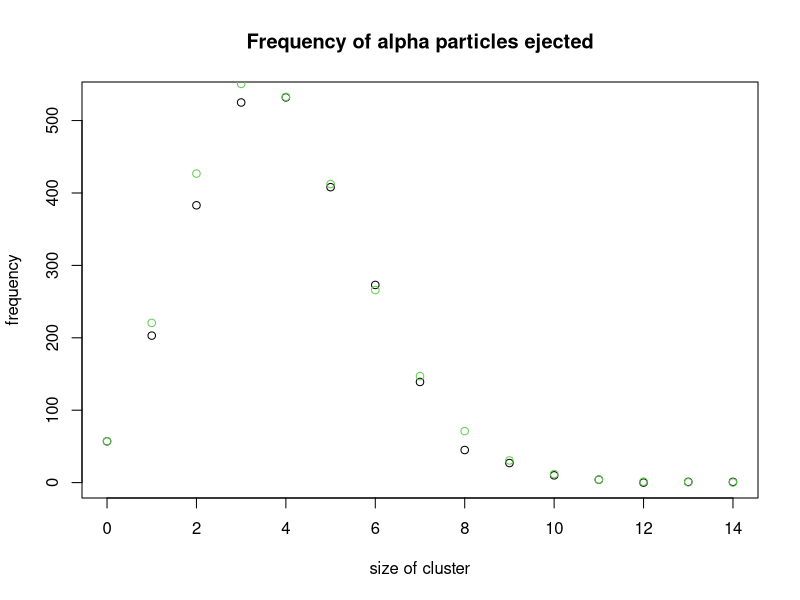
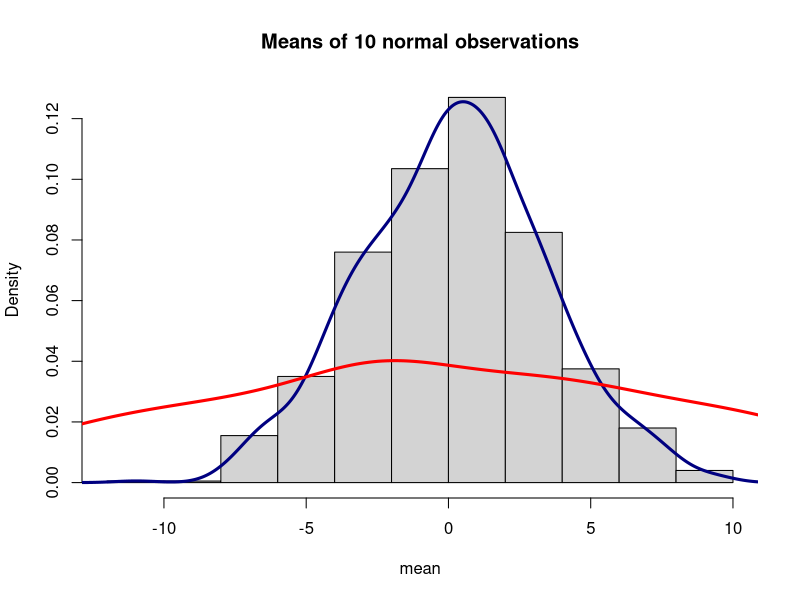
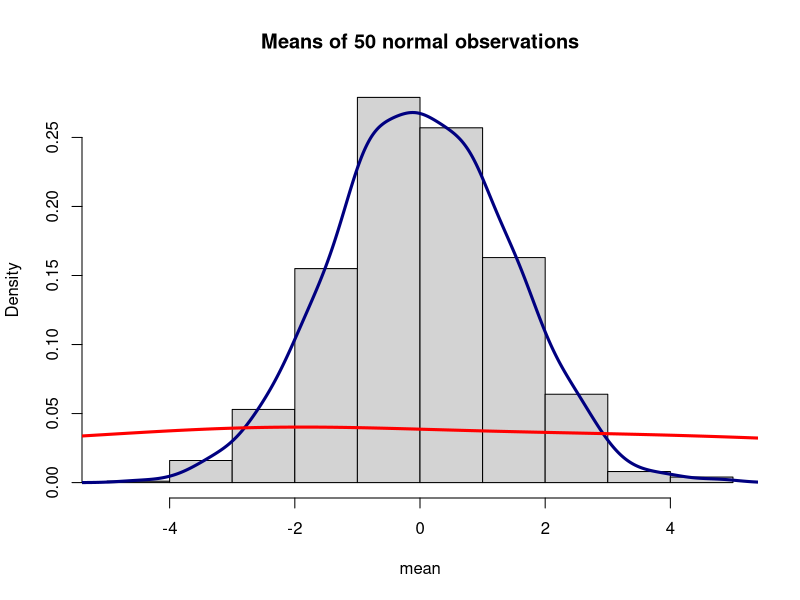
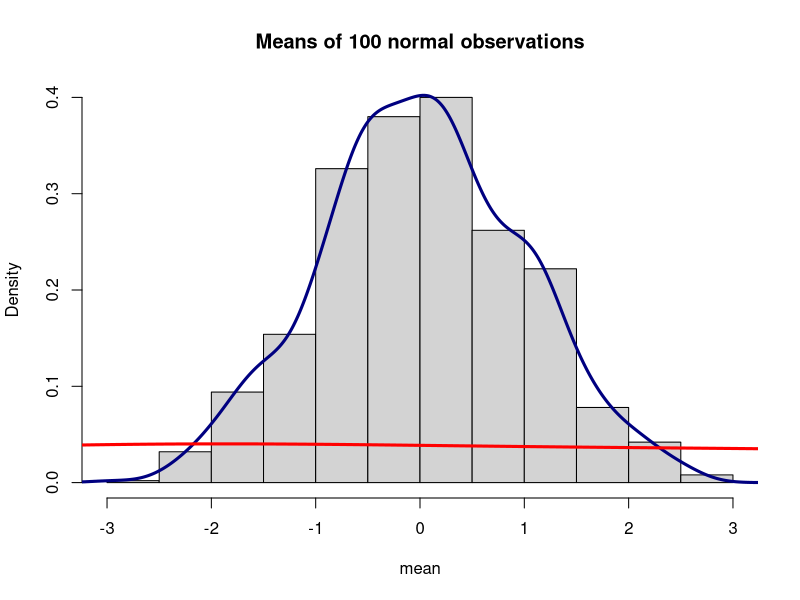
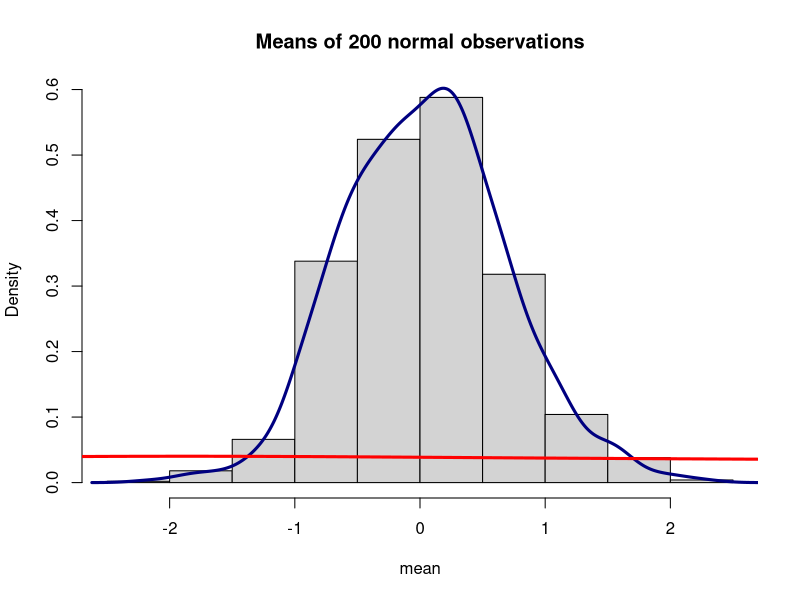
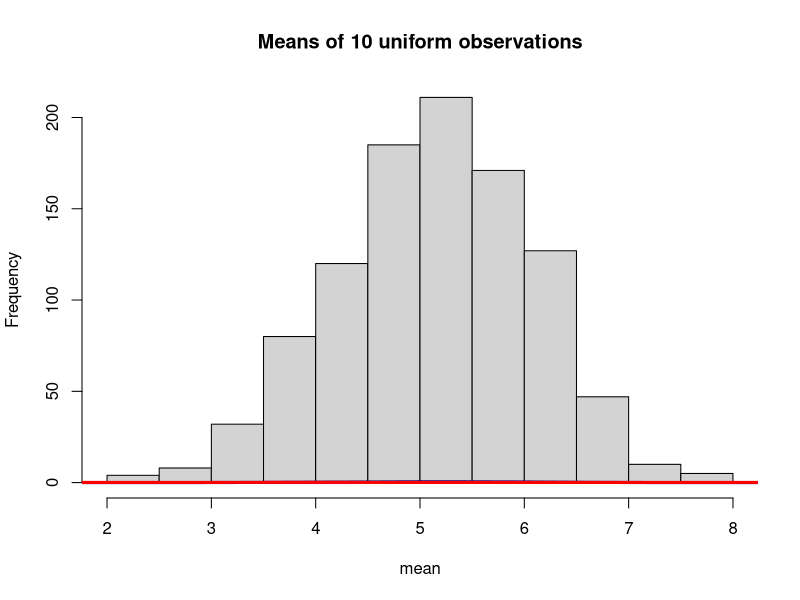
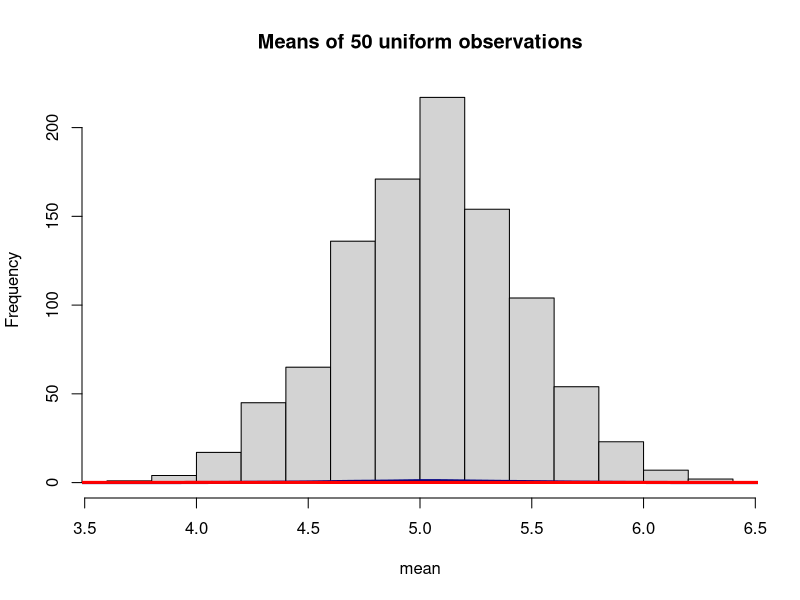
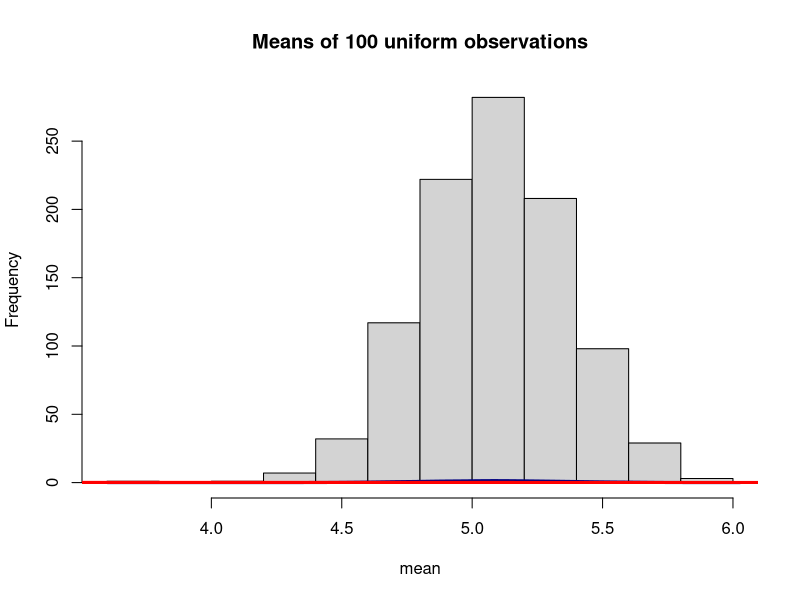

Reproduce these figures in R, in order.
## ---- chunk 1
xrf<-c(85.1, 81.4, 77.1, 84.5, 87.9, 83.2, 86.6, 83.9, 81.1, 80.8)
icp<-c(87.4, 90.1, 86.2, 89.2, 88.4, 82.9, 81.9, 87.4, 82.1, 80.6)

data.1<-cbind(xrf,icp)
data.1
## ---- chunk 2
N<-c(0:14)
f<-c(57,203,383,525,532,408,273,139,45,27,10,4,0,1,1)
gold<-cbind(N,f)
gold2<-rbind(N,f)
gold2
## ---- chunk 3
particles<-N*f
total_particles<-sum(particles)
total_obs<-sum(f)
weighted_mean<-signif(total_particles/total_obs,3)
## ---- chunk 4
plotpois<-cbind(N,dpois(N,weighted_mean))
weight<-f[[1]]/plotpois[1,2]
plotpois[,2]<-weight*plotpois[,2]
plot(gold,main="Frequency of alpha particles ejected",ylab="frequency",xlab="size of cluster")
points(plotpois,col=3)
## ---- chunk 5
set.seed(292015)
r.10<-rnorm(10)
r.100<-rnorm(100)
r.1000<-rnorm(1000)
obs<-c(10,100,1000)
mean.10<-mean(r.10)
mean.100<-mean(r.100)
mean.1000<-mean(r.1000)
mean<-c(mean.10,mean.100,mean.1000)
std<-c(sd(r.10),sd(r.100),sd(r.1000))
table.3<-rbind(mean,std)
colnames(table.3)<-c(10,100,1000)
table.3
## ---- chunk 6
set.seed(2102015)
dataset<-rnorm(1000,0,10)
sample_means<-data.frame()
for (i in 1:1000){
    s.10<-mean(sample(dataset,10))
    s.50<-mean(sample(dataset,50))
    s.100<-mean(sample(dataset,100))
    s.200<-mean(sample(dataset,200))
    s.all<-c(s.10,s.50,s.100,s.200)
    sample_means<-rbind(sample_means,s.all)
}
colnames(sample_means)<-c("10","50","100","200")
var_sx<-matrix(c(var(sample_means[,1]),var(sample_means[,2]),var(sample_means[,3]),var(sample_means[,4])),nrow=1,ncol=4)
colnames(var_sx)<-c("10","50","100","200")
var_sx

#plots
#10 observations
hist(sample_means[,1],freq=F,main="Means of 10 normal observations",xlab="mean")
lines(density(sample_means[,1]),col="navy",lwd=3)
lines(density(dataset),col="red",lwd=3)
#50 observations
hist(sample_means[,2],freq=F,main="Means of 50 normal observations",xlab="mean")
lines(density(sample_means[,2]),col="navy",lwd=3)
lines(density(dataset),col="red",lwd=3)
#100 observations
hist(sample_means[,3],freq=F,main="Means of 100 normal observations",xlab="mean")
lines(density(sample_means[,3]),col="navy",lwd=3)
lines(density(dataset),col="red",lwd=3)
#200 observations
hist(sample_means[,4],freq=F,main="Means of 200 normal observations",xlab="mean")
lines(density(sample_means[,4]),col="navy",lwd=3)
lines(density(dataset),col="red",lwd=3)
## ---- chunk 7
set.seed(2102015)
dataset<-runif(1000,0,10)
sample_means<-data.frame()
for (i in 1:1000){
    s.10<-mean(sample(dataset,10)) 
    s.50<-mean(sample(dataset,50))
    s.100<-mean(sample(dataset,100))
    s.200<-mean(sample(dataset,200))
    s.all<-c(s.10,s.50,s.100,s.200)
    sample_means<-rbind(sample_means,s.all)
}
colnames(sample_means)<-c("10","50","100","200")

var
#10 observations
hist(sample_means[,1],main="Means of 10 uniform observations",xlab="mean")
lines(density(sample_means[,1]),col="navy",lwd=3)
lines(density(dataset),col="red",lwd=3)
#50 observations
hist(sample_means[,2],main="Means of 50 uniform observations",xlab="mean")
lines(density(sample_means[,2]),col="navy",lwd=3)
lines(density(dataset),col="red",lwd=3)
#100 observations
hist(sample_means[,3],main="Means of 100 uniform observations",xlab="mean")
lines(density(sample_means[,3]),col="navy",lwd=3)
lines(density(dataset),col="red",lwd=3)
## ---- chunk 8
#200 observations
hist(sample_means[,4],main="Means of 200 uniform observations",xlab="mean")
lines(density(sample_means[,4]),col="navy",lwd=3)
lines(density(dataset),col="red",lwd=3)
## ---- chunk 9
P.3<-0.07*0.07*0.07
P.3
## ---- chunk 10
P.0<-.93*.93*.93
P.0
## ---- chunk 11
P.1<-.07*.93*.93*3
P.1
## ---- chunk 12
P.2<-.07*.07*.93*3
P.2
## ---- chunk 13
P.total<-P.0+P.1+P.2+P.3
P.total
## ---- chunk 14
P.both<-(1-P.0)*(1-P.0)
P.both
